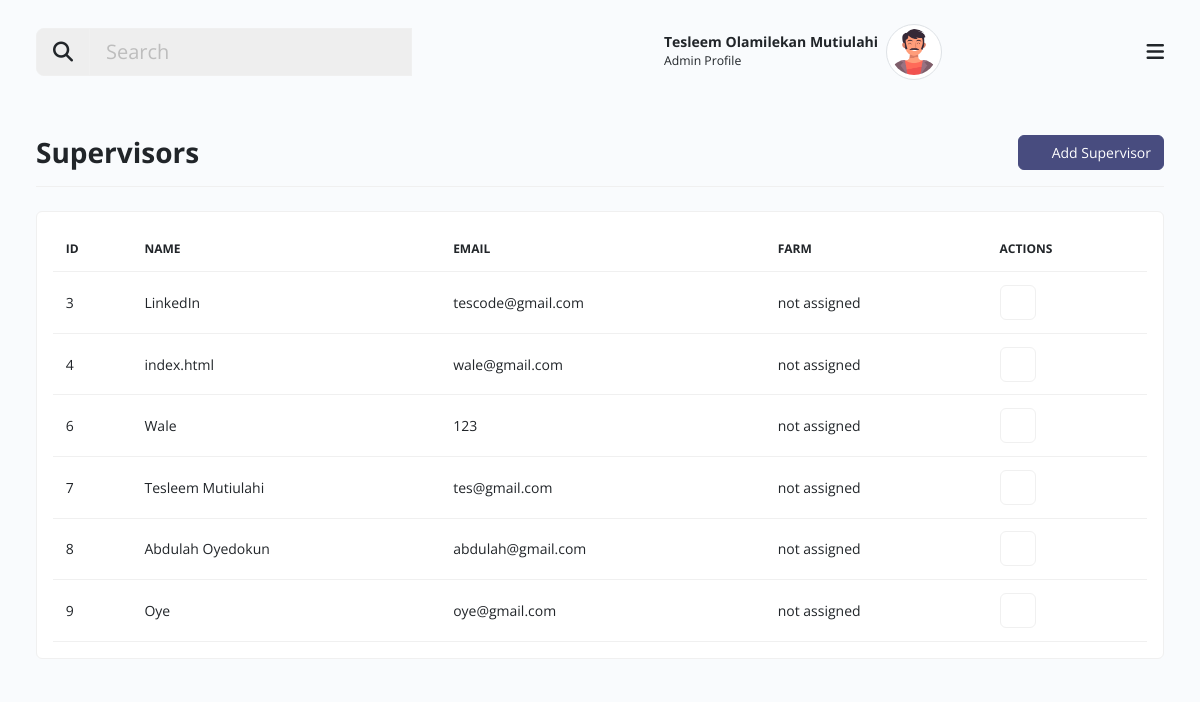
The page /assign_farms.php (signed in) on the database its author committed.
### tables this page shows
CREATE TABLE `users` (
  `id` int(11) NOT NULL,
  `name` varchar(200) NOT NULL,
  `email` varchar(200) NOT NULL,
  `password` varchar(250) NOT NULL,
  `role_id` varchar(20) NOT NULL COMMENT '1=admin, 2=supervisor, 3=>farmers',
  `created_at` timestamp NOT NULL DEFAULT current_timestamp()
);

### includes/config.php (called while the page is built, shortened)
<?php
include 'includes/database.php';
$student_id = $_SESSION['auth_id'];
$sql = "SELECT * FROM users WHERE id = '$student_id'";
$result = mysqli_query($dbconnect, $sql);
while ($user = mysqli_fetch_array($result)) {
    $name = $user['name'];
}
$sql_supervisor = "SELECT * FROM users WHERE role_id = '2'";
$resultSupervisor = mysqli_query($dbconnect, $sql_supervisor);
$supervisor = mysqli_num_rows($resultSupervisor);
function getAssignedFarm($supervisor_id)
{
    include 'includes/database.php';
    $sql = "SELECT * FROM farm_users INNER JOIN farm_details ON  farm_details.id = farm_users.farm_id WHERE farm_users.user_id = '$supervisor_id'";
    $result = mysqli_query($dbconnect, $sql);
    $farm = mysqli_num_rows($result);
    if ($farm > 0) {
        return mysqli_fetch_array($result)['name'];
    } else {
        return "not assigned";
    }
}

### assign_farms.php (the view, shortened to what this page needs)
<?php
include "includes/config.php";
?>
<!doctype html>
<html class="no-js" lang="en" dir="ltr">
<head>
    <link rel="stylesheet" href="assets/css/my-task.style.min.css">
</head>
<body>
    <div id="mytask-layout" class="theme-indigo">
        <div class="main px-lg-4 px-md-4">
            <?php include "layout/header.php"; ?>
            <div class="body d-flex py-lg-3 py-md-2">
                <div class="container-xxl">
                    <div class="row align-items-center">
                        <div class="border-0 mb-4">
                            <div class="card-header p-0 no-bg bg-transparent d-flex align-items-center px-0 justify-content-between border-bottom flex-wrap">
                                <h3 class="fw-bold py-3 mb-0">Supervisors</h3>
                                <div class="d-flex py-2 project-tab flex-wrap w-sm-100">
                                    <button type="button" class="btn btn-dark w-sm-100" data-bs-toggle="modal" data-bs-target="#createproject"><i class="icofont-plus-circle me-2 fs-6"></i>Add Supervisor</button>
                                </div>
                            </div>
                        </div>
                    </div>
                    <div class="row clearfix g-3">
                        <div class="col-sm-12">
                            <div class="card mb-3">
                                <div class="card-body">
                                    <table id="myProjectTable" class="table table-hover align-middle mb-0" style="width:100%">
                                        <thead>
                                            <tr>
                                                <th>Id</th>
                                                <th>Name</th>
                                                <th>Email</th>
                                                <th>Farm</th>
                                                <th>Actions</th>
                                            </tr>
                                        </thead>
                                        <tbody>
                                            <?php
                                            if (isset($supervisor) and $supervisor > 0) {
                                                while ($FarmersRow = mysqli_fetch_array($resultSupervisor)) {
                                                    $id = $FarmersRow['id'];
                                                    $name = $FarmersRow['name'];
                                                    $email = $FarmersRow['email'];
                                            ?>
                                                    <tr>
                                                        <td><?php echo $id; ?></td>
                                                        <td><?php echo $name; ?></td>
                                                        <td><?php echo $email; ?></td>
                                                        <td><?php echo getAssignedFarm($id) ?></td>
                                                        <td>
                                                            <div class="btn-group" role="group" aria-label="Basic outlined example">
                                                                <button type="button" class="btn btn-outline-secondary" data-bs-toggle="modal" data-bs-target="#editproject<?php echo $id; ?>"><i class="icofont-edit text-success"></i></button>
                                                            </div>
                                                        </td>
                                                    </tr>
                                            <?php
                                                }
                                            } ?>
                                        </tbody>
                                    </table>
                                </div>
                            </div>
                        </div>
                    </div>
                </div>
            </div>
        </div>
    </div>
</body>
</html>

### layout/header.php (shortened to what this page needs)
<div class="header">
            <nav class="navbar py-4">
                <div class="container-xxl">
                    <div class="h-right d-flex align-items-center mr-5 mr-lg-0 order-1">
                        <div class="dropdown notifications zindex-popover">
                            <a class="nav-link dropdown-toggle pulse" href="#" role="button" data-bs-toggle="dropdown">
                                <i class="icofont-alarm fs-5"></i>
                            </a>
                        </div>
                        <div class="dropdown user-profile ml-2 ml-sm-3 d-flex align-items-center zindex-popover">
                            <div class="u-info me-2">
                                <p class="mb-0 text-end line-height-sm "><span class="font-weight-bold"><?php echo $name; ?></span></p>
                                <small>Admin Profile</small>
                            </div>
                            <a class="nav-link dropdown-toggle pulse p-0" href="#" role="button" data-bs-toggle="dropdown" data-bs-display="static">
                                <img class="avatar lg rounded-circle img-thumbnail" src="assets/images/profile_av.png" alt="profile">
                            </a>
                        </div>
                    </div>
                    <button class="navbar-toggler p-0 border-0 menu-toggle order-3" type="button" data-bs-toggle="collapse" data-bs-target="#mainHeader">
                        <span class="fa fa-bars"></span>
                    </button>
                    <div class="order-0 col-lg-4 col-md-4 col-sm-12 col-12 mb-3 mb-md-0 ">
                        <div class="input-group flex-nowrap input-group-lg">
                            <button type="button" class="input-group-text" id="addon-wrapping"><i class="fa fa-search"></i></button>
                            <input type="search" class="form-control" placeholder="Search" aria-label="search" aria-describedby="addon-wrapping">
                        </div>
                    </div>
                </div>
            </nav>
        </div>

### rows shown on the page
users: name "Tesleem Olamilekan Mutiulahi"
users: id "3", name "LinkedIn", email "tescode@gmail.com", id "not assigned"
users: id "4", name "index.html", email "wale@gmail.com", id "not assigned"
users: id "6", name "Wale", email "123", id "not assigned"
users: id "7", name "Tesleem Mutiulahi", email "tes@gmail.com", id "not assigned"
users: id "8", name "Abdulah Oyedokun", email "abdulah@gmail.com", id "not assigned"
users: id "9", name "Oye", email "oye@gmail.com", id "not assigned"
